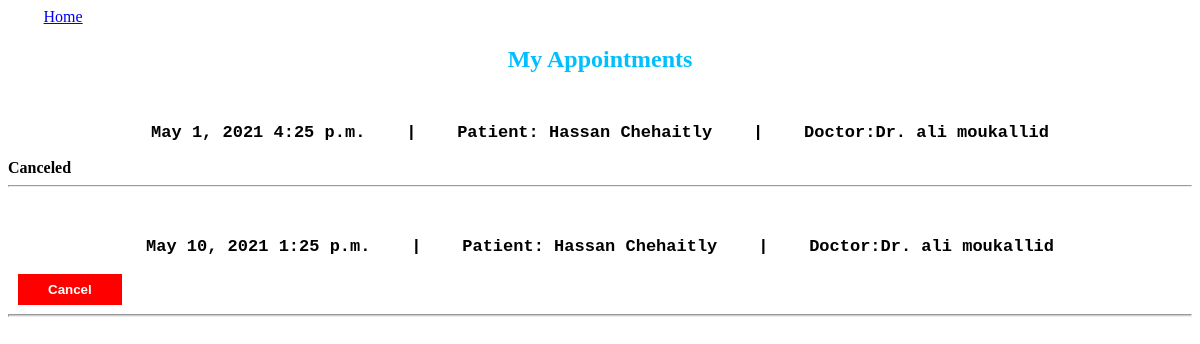
The app's page /appointment/ (signed in), older data.
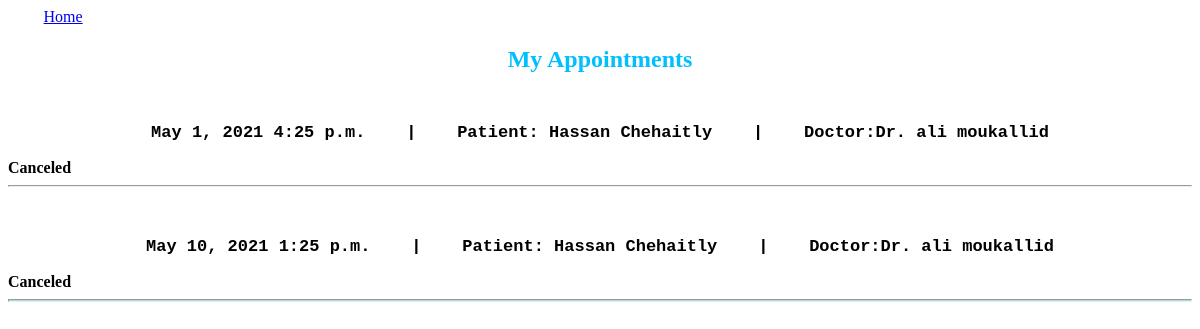
The same page, newer data.
### appointments/models.py (models this page shows, shortened)
class Appointment(models.Model):
    patient = models.ForeignKey(Patient, on_delete=models.CASCADE, related_name='appointment_patient')
    doctor = models.ForeignKey(Doctor, on_delete=models.CASCADE, related_name='appointment_doctor')
    patientname=models.CharField(max_length=40,null=True)
    doctorname =models.CharField(max_length=40,null=True)
    date = models.DateField(null=True)
    time = models.fields.TimeField(null=True)
    description=models.TextField(max_length=500, null=True)
    canceled = models.BooleanField(default= False)

### appointments/views.py (the view)
# urls.py: path('', views.doctorAppointments),
def doctorAppointments(request):
    try :
        doctorID = request.session.get('id')
        doctor =  Doctor.objects.get(user_id = doctorID)
        if request.method== 'POST':
              if request.POST.get("action")== "Cancel":                                  # if action is cancel
                cancelappointment(request)
        appointments = Appointment.objects.filter(doctor_id= doctor.id).order_by('date')
        print(len(appointments))
        return render(request , 'Appointments.html' ,{'appointments' : appointments})
    except :
        return redirect('/login/')

### templates/Appointments.html (shortened to what this page needs)
<!DOCTYPE html>
<html lang="en">
<head>
</head>
<body>
 <a href='/' style="padding: 3%;">Home</a>
 <h2 style="color:DeepSkyBlue; text-align:center;">My  Appointments</h2>
<div>
    {% for appt in appointments %}
        <form action="" method="POST">
             <b><p class="row"> {{ appt.date }}  {{ appt.time }}  &nbsp;&nbsp;&nbsp;|&nbsp;&nbsp;&nbsp;  Patient: {{ appt.patientname }}  &nbsp;&nbsp;&nbsp;|&nbsp;&nbsp;&nbsp;  Doctor:{{ appt.doctorname }}   </p></b>
                {% if not appt.canceled %}
                    <input type="submit" name = "action" value="Cancel">
                {% else %}
                    <strong> Canceled</strong>
                {% endif %}
        </form>
        <hr style="height: 0.5px; background-color: lightblue; margin-bottom: 0%;">
    {% endfor %}
</div>
</body>
</html>

Row changes from the older to the newer data that the page shows:
changed Appointment "May 10, 2021": action "Cancel" → (not shown); now shows "Canceled"
